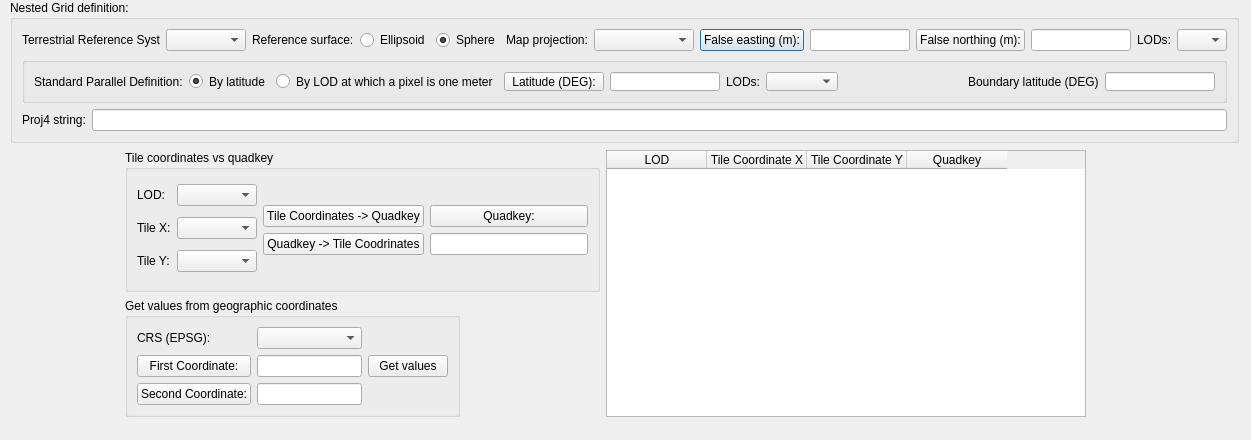
<?xml version="1.0" encoding="UTF-8"?>
<ui version="4.0">
 <class>QuadkeysDialog</class>
 <widget class="QDialog" name="QuadkeysDialog">
  <property name="geometry">
   <rect>
    <x>0</x>
    <y>0</y>
    <width>1251</width>
    <height>440</height>
   </rect>
  </property>
  <property name="windowTitle">
   <string>Quadtree tile naming schema: Quadkeys</string>
  </property>
  <widget class="QGroupBox" name="groupBox_4">
   <property name="geometry">
    <rect>
     <x>10</x>
     <y>0</y>
     <width>1229</width>
     <height>143</height>
    </rect>
   </property>
   <property name="title">
    <string>Nested Grid definition:</string>
   </property>
   <layout class="QGridLayout" name="gridLayout">
    <item row="0" column="0">
     <layout class="QHBoxLayout" name="horizontalLayout">
      <item>
       <widget class="QLabel" name="trsLabel">
        <property name="text">
         <string>Terrestrial Reference System:</string>
        </property>
       </widget>
      </item>
      <item>
       <widget class="QComboBox" name="trsComboBox">
        <property name="minimumSize">
         <size>
          <width>80</width>
          <height>0</height>
         </size>
        </property>
       </widget>
      </item>
      <item>
       <widget class="QLabel" name="referenceSurfaceLabel">
        <property name="text">
         <string>Reference surface:</string>
        </property>
       </widget>
      </item>
      <item>
       <widget class="QRadioButton" name="EllipsoidRadioButton">
        <property name="text">
         <string>Ellipsoid</string>
        </property>
       </widget>
      </item>
      <item>
       <widget class="QRadioButton" name="sphereRadioButton">
        <property name="text">
         <string>Sphere</string>
        </property>
        <property name="checked">
         <bool>true</bool>
        </property>
       </widget>
      </item>
      <item>
       <widget class="QLabel" name="mapProjectionLabel">
        <property name="text">
         <string>Map projection:</string>
        </property>
       </widget>
      </item>
      <item>
       <widget class="QComboBox" name="mapProjectionComboBox">
        <property name="minimumSize">
         <size>
          <width>100</width>
          <height>0</height>
         </size>
        </property>
       </widget>
      </item>
      <item>
       <widget class="QPushButton" name="falseEastingPpushButton">
        <property name="text">
         <string>False easting (m):</string>
        </property>
       </widget>
      </item>
      <item>
       <widget class="QLineEdit" name="falseEastingLineEdit">
        <property name="minimumSize">
         <size>
          <width>100</width>
          <height>0</height>
         </size>
        </property>
        <property name="maximumSize">
         <size>
          <width>110</width>
          <height>16777215</height>
         </size>
        </property>
        <property name="readOnly">
         <bool>true</bool>
        </property>
       </widget>
      </item>
      <item>
       <widget class="QPushButton" name="falseNorthingPpushButton">
        <property name="text">
         <string>False northing (m):</string>
        </property>
       </widget>
      </item>
      <item>
       <widget class="QLineEdit" name="falseNorthingLineEdit">
        <property name="minimumSize">
         <size>
          <width>100</width>
          <height>0</height>
         </size>
        </property>
        <property name="maximumSize">
         <size>
          <width>110</width>
          <height>16777215</height>
         </size>
        </property>
        <property name="readOnly">
         <bool>true</bool>
        </property>
       </widget>
      </item>
      <item>
       <widget class="QLabel" name="numberOfLODsLabel">
        <property name="maximumSize">
         <size>
          <width>50</width>
          <height>16777215</height>
         </size>
        </property>
        <property name="text">
         <string>LODs:</string>
        </property>
       </widget>
      </item>
      <item>
       <widget class="QComboBox" name="numberOfLODsComboBox">
        <property name="minimumSize">
         <size>
          <width>50</width>
          <height>0</height>
         </size>
        </property>
        <property name="maximumSize">
         <size>
          <width>80</width>
          <height>16777215</height>
         </size>
        </property>
       </widget>
      </item>
     </layout>
    </item>
    <item row="1" column="0">
     <widget class="QGroupBox" name="groupBox">
      <layout class="QHBoxLayout" name="horizontalLayout_2">
       <item>
        <widget class="QLabel" name="standardParallelLabel">
         <property name="text">
          <string>Standard Parallel Definition:</string>
         </property>
        </widget>
       </item>
       <item>
        <widget class="QRadioButton" name="standardParallelByLatitudeRadioButton">
         <property name="text">
          <string>By latitude</string>
         </property>
         <property name="checked">
          <bool>true</bool>
         </property>
        </widget>
       </item>
       <item>
        <widget class="QRadioButton" name="standardParallelByLODRadioButton">
         <property name="text">
          <string>By LOD at which a pixel is one meter</string>
         </property>
        </widget>
       </item>
       <item>
        <widget class="QPushButton" name="standardParalleleLatitudePushButton">
         <property name="minimumSize">
          <size>
           <width>100</width>
           <height>0</height>
          </size>
         </property>
         <property name="text">
          <string>Latitude (DEG):</string>
         </property>
        </widget>
       </item>
       <item>
        <widget class="QLineEdit" name="standardParallelLatitudeLineEdit">
         <property name="minimumSize">
          <size>
           <width>100</width>
           <height>0</height>
          </size>
         </property>
         <property name="maximumSize">
          <size>
           <width>110</width>
           <height>16777215</height>
          </size>
         </property>
         <property name="readOnly">
          <bool>true</bool>
         </property>
        </widget>
       </item>
       <item>
        <widget class="QLabel" name="standardParallelByLODLabel">
         <property name="maximumSize">
          <size>
           <width>50</width>
           <height>16777215</height>
          </size>
         </property>
         <property name="text">
          <string>LODs:</string>
         </property>
        </widget>
       </item>
       <item>
        <widget class="QComboBox" name="standardParallelByLODComboBox">
         <property name="minimumSize">
          <size>
           <width>50</width>
           <height>0</height>
          </size>
         </property>
         <property name="maximumSize">
          <size>
           <width>80</width>
           <height>16777215</height>
          </size>
         </property>
        </widget>
       </item>
       <item>
        <spacer name="horizontalSpacer_3">
         <property name="orientation">
          <enum>Qt::Horizontal</enum>
         </property>
         <property name="sizeHint" stdset="0">
          <size>
           <width>118</width>
           <height>20</height>
          </size>
         </property>
        </spacer>
       </item>
       <item>
        <widget class="QLabel" name="boundaryLatitudeLabel">
         <property name="text">
          <string>Boundary latitude (DEG)</string>
         </property>
        </widget>
       </item>
       <item>
        <widget class="QLineEdit" name="boundarylLatitudeLineEdit">
         <property name="minimumSize">
          <size>
           <width>100</width>
           <height>0</height>
          </size>
         </property>
         <property name="maximumSize">
          <size>
           <width>110</width>
           <height>16777215</height>
          </size>
         </property>
         <property name="readOnly">
          <bool>true</bool>
         </property>
        </widget>
       </item>
      </layout>
     </widget>
    </item>
    <item row="2" column="0">
     <layout class="QGridLayout" name="gridLayout_7">
      <item row="0" column="0">
       <widget class="QLabel" name="proj4Label">
        <property name="text">
         <string>Proj4 string:</string>
        </property>
       </widget>
      </item>
      <item row="0" column="1">
       <widget class="QLineEdit" name="proj4LineEdit">
        <property name="minimumSize">
         <size>
          <width>850</width>
          <height>0</height>
         </size>
        </property>
       </widget>
      </item>
     </layout>
    </item>
   </layout>
  </widget>
  <widget class="QWidget" name="layoutWidget">
   <property name="geometry">
    <rect>
     <x>20</x>
     <y>150</y>
     <width>1211</width>
     <height>267</height>
    </rect>
   </property>
   <layout class="QGridLayout" name="gridLayout_6">
    <item row="0" column="0">
     <spacer name="horizontalSpacer_2">
      <property name="orientation">
       <enum>Qt::Horizontal</enum>
      </property>
      <property name="sizeHint" stdset="0">
       <size>
        <width>108</width>
        <height>20</height>
       </size>
      </property>
     </spacer>
    </item>
    <item row="0" column="1" colspan="2">
     <widget class="QGroupBox" name="groupBox_2">
      <property name="title">
       <string>Tile coordinates vs quadkey</string>
      </property>
      <layout class="QGridLayout" name="gridLayout_3">
       <item row="0" column="0">
        <layout class="QGridLayout" name="gridLayout_2">
         <item row="0" column="0">
          <widget class="QLabel" name="lodLabel">
           <property name="text">
            <string>LOD:</string>
           </property>
          </widget>
         </item>
         <item row="0" column="1">
          <widget class="QComboBox" name="lodComboBox">
           <property name="minimumSize">
            <size>
             <width>80</width>
             <height>0</height>
            </size>
           </property>
           <property name="maximumSize">
            <size>
             <width>80</width>
             <height>16777215</height>
            </size>
           </property>
          </widget>
         </item>
         <item row="1" column="0">
          <widget class="QLabel" name="tileXLabel">
           <property name="text">
            <string>Tile X:</string>
           </property>
          </widget>
         </item>
         <item row="1" column="1">
          <widget class="QComboBox" name="tileXComboBox">
           <property name="minimumSize">
            <size>
             <width>80</width>
             <height>0</height>
            </size>
           </property>
           <property name="maximumSize">
            <size>
             <width>80</width>
             <height>16777215</height>
            </size>
           </property>
          </widget>
         </item>
         <item row="2" column="0">
          <widget class="QLabel" name="tileYLabel">
           <property name="text">
            <string>Tile Y:</string>
           </property>
          </widget>
         </item>
         <item row="2" column="1">
          <widget class="QComboBox" name="tileYComboBox">
           <property name="minimumSize">
            <size>
             <width>80</width>
             <height>0</height>
            </size>
           </property>
           <property name="maximumSize">
            <size>
             <width>80</width>
             <height>16777215</height>
            </size>
           </property>
          </widget>
         </item>
        </layout>
       </item>
       <item row="0" column="1">
        <layout class="QVBoxLayout" name="verticalLayout">
         <item>
          <spacer name="verticalSpacer">
           <property name="orientation">
            <enum>Qt::Vertical</enum>
           </property>
           <property name="sizeHint" stdset="0">
            <size>
             <width>20</width>
             <height>17</height>
            </size>
           </property>
          </spacer>
         </item>
         <item>
          <widget class="QPushButton" name="tileCoordinatesToQuadkeyPushButton">
           <property name="text">
            <string>Tile Coordinates -&gt; Quadkey</string>
           </property>
          </widget>
         </item>
         <item>
          <widget class="QPushButton" name="quadkeyToTileCoordinatesPushButton">
           <property name="text">
            <string>Quadkey -&gt; Tile Coodrinates</string>
           </property>
          </widget>
         </item>
         <item>
          <spacer name="verticalSpacer_2">
           <property name="orientation">
            <enum>Qt::Vertical</enum>
           </property>
           <property name="sizeHint" stdset="0">
            <size>
             <width>20</width>
             <height>13</height>
            </size>
           </property>
          </spacer>
         </item>
        </layout>
       </item>
       <item row="0" column="2">
        <layout class="QVBoxLayout" name="verticalLayout_2">
         <item>
          <spacer name="verticalSpacer_3">
           <property name="orientation">
            <enum>Qt::Vertical</enum>
           </property>
           <property name="sizeHint" stdset="0">
            <size>
             <width>20</width>
             <height>18</height>
            </size>
           </property>
          </spacer>
         </item>
         <item>
          <widget class="QPushButton" name="quadkeyPushButton">
           <property name="text">
            <string>Quadkey:</string>
           </property>
          </widget>
         </item>
         <item>
          <widget class="QLineEdit" name="quadkeyLineEdit">
           <property name="minimumSize">
            <size>
             <width>100</width>
             <height>0</height>
            </size>
           </property>
           <property name="readOnly">
            <bool>true</bool>
           </property>
          </widget>
         </item>
         <item>
          <spacer name="verticalSpacer_4">
           <property name="orientation">
            <enum>Qt::Vertical</enum>
           </property>
           <property name="sizeHint" stdset="0">
            <size>
             <width>20</width>
             <height>18</height>
            </size>
           </property>
          </spacer>
         </item>
        </layout>
       </item>
      </layout>
     </widget>
    </item>
    <item row="0" column="3" rowspan="3">
     <widget class="QTableWidget" name="tableWidget">
      <property name="minimumSize">
       <size>
        <width>480</width>
        <height>0</height>
       </size>
      </property>
      <column>
       <property name="text">
        <string>LOD</string>
       </property>
      </column>
      <column>
       <property name="text">
        <string>Tile Coordinate X</string>
       </property>
      </column>
      <column>
       <property name="text">
        <string>Tile Coordinate Y</string>
       </property>
      </column>
      <column>
       <property name="text">
        <string>Quadkey</string>
       </property>
      </column>
     </widget>
    </item>
    <item row="1" column="1" rowspan="2">
     <widget class="QGroupBox" name="groupBox_3">
      <property name="title">
       <string>Get values from geographic coordinates</string>
      </property>
      <layout class="QGridLayout" name="gridLayout_5">
       <item row="0" column="0">
        <layout class="QGridLayout" name="gridLayout_4">
         <item row="0" column="0">
          <widget class="QLabel" name="crsLabel">
           <property name="text">
            <string>CRS (EPSG):</string>
           </property>
          </widget>
         </item>
         <item row="0" column="1">
          <widget class="QComboBox" name="crsComboBox"/>
         </item>
         <item row="1" column="0">
          <widget class="QPushButton" name="longitudePushButton">
           <property name="text">
            <string>First Coordinate:</string>
           </property>
          </widget>
         </item>
         <item row="1" column="1">
          <widget class="QLineEdit" name="longitudeLineEdit"/>
         </item>
         <item row="2" column="0">
          <widget class="QPushButton" name="latitudePushButton">
           <property name="text">
            <string>Second Coordinate:</string>
           </property>
          </widget>
         </item>
         <item row="2" column="1">
          <widget class="QLineEdit" name="latitudeLineEdit">
           <property name="text">
            <string/>
           </property>
          </widget>
         </item>
        </layout>
       </item>
       <item row="0" column="1">
        <layout class="QVBoxLayout" name="verticalLayout_3">
         <item>
          <spacer name="verticalSpacer_5">
           <property name="orientation">
            <enum>Qt::Vertical</enum>
           </property>
           <property name="sizeHint" stdset="0">
            <size>
             <width>20</width>
             <height>18</height>
            </size>
           </property>
          </spacer>
         </item>
         <item>
          <widget class="QPushButton" name="getValuesFromGeographicCoordinatesPushButton">
           <property name="text">
            <string>Get values</string>
           </property>
          </widget>
         </item>
         <item>
          <spacer name="verticalSpacer_6">
           <property name="orientation">
            <enum>Qt::Vertical</enum>
           </property>
           <property name="sizeHint" stdset="0">
            <size>
             <width>20</width>
             <height>18</height>
            </size>
           </property>
          </spacer>
         </item>
        </layout>
       </item>
      </layout>
     </widget>
    </item>
    <item row="1" column="4">
     <spacer name="horizontalSpacer_5">
      <property name="orientation">
       <enum>Qt::Horizontal</enum>
      </property>
      <property name="sizeHint" stdset="0">
       <size>
        <width>148</width>
        <height>20</height>
       </size>
      </property>
     </spacer>
    </item>
    <item row="2" column="0">
     <spacer name="horizontalSpacer_4">
      <property name="orientation">
       <enum>Qt::Horizontal</enum>
      </property>
      <property name="sizeHint" stdset="0">
       <size>
        <width>108</width>
        <height>20</height>
       </size>
      </property>
     </spacer>
    </item>
    <item row="2" column="2">
     <spacer name="horizontalSpacer">
      <property name="orientation">
       <enum>Qt::Horizontal</enum>
      </property>
      <property name="sizeHint" stdset="0">
       <size>
        <width>136</width>
        <height>20</height>
       </size>
      </property>
     </spacer>
    </item>
   </layout>
  </widget>
 </widget>
 <resources/>
 <connections/>
</ui>
